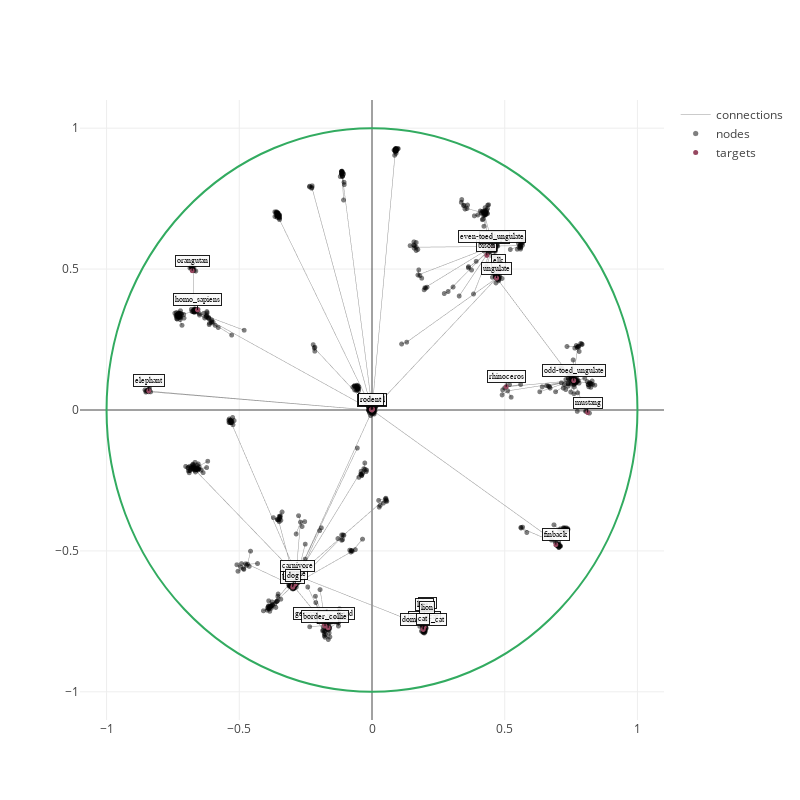

Source (notebook cell):
### Code cell
plot_embeddings(model3b.get_layer('my_embedding'), mode ='plotly', center = True)

### Figure 1 — Plotly figure (JSON) as saved in the notebook; plotly's stock layout.template omitted (floating-point values rounded to 4 significant figures; data arrays with more than 128 entries replaced by an {"elided": "..."} marker saying what was removed)
{"data": [{"line": {"color": "rgba(150, 150, 150, 50)", "width": 0.5}, "mode": "lines", "name": "connections", "type": "scattergl", "x": {"elided": "3546 float values"}, "y": {"elided": "3546 float values"}}, {"marker": {"color": "rgba(0, 0, 0, .5)", "line": {"color": "rgb(0, 0, 0, 0.8)", "width": 0.1}, "size": 5}, "mode": "markers", "name": "nodes", "text": {"elided": "1182 str values"}, "type": "scattergl", "x": {"elided": "1182 float values"}, "y": {"elided": "1182 float values"}}, {"marker": {"color": "rgba(150, 71, 96, 100)", "size": 5}, "mode": "markers", "name": "targets", "text": ["mammal", "beagle", "canine", "german_shepherd", "collie", "border_collie", "carnivore", "tiger", "tiger_cat", "domestic_cat", "squirrel", "finback", "rodent", "elk", "homo_sapiens", "orangutan", "bison", "antelope", "even-toed_ungulate", "ungulate", "elephant", "rhinoceros", "odd-toed_ungulate", "mustang", "liger", "lion", "cat", "dog"], "type": "scattergl", "x": [0, -0.2987, -0.2893, -0.1803, -0.1651, -0.177, -0.2822, 0.2079, 0.1964, 0.1932, 0.002611, 0.6927, -0.002806, 0.4773, -0.6574, -0.6771, 0.4326, 0.4599, 0.4528, 0.4694, -0.841, 0.5056, 0.7599, 0.8124, 0.197, 0.2086, 0.1926, -0.2967], "y": [0, -0.6287, -0.6171, -0.7584, -0.7729, -0.7668, -0.5879, -0.7218, -0.7696, -0.7785, 0.002904, -0.4779, 0.001492, 0.4935, 0.3553, 0.4942, 0.5488, 0.5773, 0.58, 0.4683, 0.06774, 0.0824, 0.1042, -0.008948, -0.727, -0.7379, -0.7783, -0.6234]}], "layout": {"annotations": [{"align": "center", "arrowcolor": "#000000", "arrowhead": 0, "arrowsize": 2, "arrowwidth": 1, "ax": 0, "ay": -10, "bgcolor": "rgba(250, 250, 250, 100)", "bordercolor": "rgba(6, 6, 6, 100)", "borderpad": 1, "borderwidth": 1, "font": {"color": "#000000", "family": "Courier New, monospace", "size": 8}, "opacity": 0.9, "showarrow": true, "text": "mammal", "x": 0, "xref": "x", "y": 0, "yref": "y"}, {"align": "center", "arrowcolor": "#000000", "arrowhead": 0, "arrowsize": 2, "arrowwidth": 1, "ax": 0, "ay": -10, "bgcolor": "rgba(250, 250, 250, 100)", "bordercolor": "rgba(6, 6, 6, 100)", "borderpad": 1, "borderwidth": 1, "font": {"color": "#000000", "family": "Courier New, monospace", "size": 8}, "opacity": 0.9, "showarrow": true, "text": "beagle", "x": -0.2987, "xref": "x", "y": -0.6287, "yref": "y"}, {"align": "center", "arrowcolor": "#000000", "arrowhead": 0, "arrowsize": 2, "arrowwidth": 1, "ax": 0, "ay": -10, "bgcolor": "rgba(250, 250, 250, 100)", "bordercolor": "rgba(6, 6, 6, 100)", "borderpad": 1, "borderwidth": 1, "font": {"color": "#000000", "family": "Courier New, monospace", "size": 8}, "opacity": 0.9, "showarrow": true, "text": "canine", "x": -0.2893, "xref": "x", "y": -0.6171, "yref": "y"}, {"align": "center", "arrowcolor": "#000000", "arrowhead": 0, "arrowsize": 2, "arrowwidth": 1, "ax": 0, "ay": -10, "bgcolor": "rgba(250, 250, 250, 100)", "bordercolor": "rgba(6, 6, 6, 100)", "borderpad": 1, "borderwidth": 1, "font": {"color": "#000000", "family": "Courier New, monospace", "size": 8}, "opacity": 0.9, "showarrow": true, "text": "german_shepherd", "x": -0.1803, "xref": "x", "y": -0.7584, "yref": "y"}, {"align": "center", "arrowcolor": "#000000", "arrowhead": 0, "arrowsize": 2, "arrowwidth": 1, "ax": 0, "ay": -10, "bgcolor": "rgba(250, 250, 250, 100)", "bordercolor": "rgba(6, 6, 6, 100)", "borderpad": 1, "borderwidth": 1, "font": {"color": "#000000", "family": "Courier New, monospace", "size": 8}, "opacity": 0.9, "showarrow": true, "text": "collie", "x": -0.1651, "xref": "x", "y": -0.7729, "yref": "y"}, {"align": "center", "arrowcolor": "#000000", "arrowhead": 0, "arrowsize": 2, "arrowwidth": 1, "ax": 0, "ay": -10, "bgcolor": "rgba(250, 250, 250, 100)", "bordercolor": "rgba(6, 6, 6, 100)", "borderpad": 1, "borderwidth": 1, "font": {"color": "#000000", "family": "Courier New, monospace", "size": 8}, "opacity": 0.9, "showarrow": true, "text": "border_collie", "x": -0.177, "xref": "x", "y": -0.7668, "yref": "y"}, {"align": "center", "arrowcolor": "#000000", "arrowhead": 0, "arrowsize": 2, "arrowwidth": 1, "ax": 0, "ay": -10, "bgcolor": "rgba(250, 250, 250, 100)", "bordercolor": "rgba(6, 6, 6, 100)", "borderpad": 1, "borderwidth": 1, "font": {"color": "#000000", "family": "Courier New, monospace", "size": 8}, "opacity": 0.9, "showarrow": true, "text": "carnivore", "x": -0.2822, "xref": "x", "y": -0.5879, "yref": "y"}, {"align": "center", "arrowcolor": "#000000", "arrowhead": 0, "arrowsize": 2, "arrowwidth": 1, "ax": 0, "ay": -10, "bgcolor": "rgba(250, 250, 250, 100)", "bordercolor": "rgba(6, 6, 6, 100)", "borderpad": 1, "borderwidth": 1, "font": {"color": "#000000", "family": "Courier New, monospace", "size": 8}, "opacity": 0.9, "showarrow": true, "text": "tiger", "x": 0.2079, "xref": "x", "y": -0.7218, "yref": "y"}, {"align": "center", "arrowcolor": "#000000", "arrowhead": 0, "arrowsize": 2, "arrowwidth": 1, "ax": 0, "ay": -10, "bgcolor": "rgba(250, 250, 250, 100)", "bordercolor": "rgba(6, 6, 6, 100)", "borderpad": 1, "borderwidth": 1, "font": {"color": "#000000", "family": "Courier New, monospace", "size": 8}, "opacity": 0.9, "showarrow": true, "text": "tiger_cat", "x": 0.1964, "xref": "x", "y": -0.7696, "yref": "y"}, {"align": "center", "arrowcolor": "#000000", "arrowhead": 0, "arrowsize": 2, "arrowwidth": 1, "ax": 0, "ay": -10, "bgcolor": "rgba(250, 250, 250, 100)", "bordercolor": "rgba(6, 6, 6, 100)", "borderpad": 1, "borderwidth": 1, "font": {"color": "#000000", "family": "Courier New, monospace", "size": 8}, "opacity": 0.9, "showarrow": true, "text": "domestic_cat", "x": 0.1932, "xref": "x", "y": -0.7785, "yref": "y"}, {"align": "center", "arrowcolor": "#000000", "arrowhead": 0, "arrowsize": 2, "arrowwidth": 1, "ax": 0, "ay": -10, "bgcolor": "rgba(250, 250, 250, 100)", "bordercolor": "rgba(6, 6, 6, 100)", "borderpad": 1, "borderwidth": 1, "font": {"color": "#000000", "family": "Courier New, monospace", "size": 8}, "opacity": 0.9, "showarrow": true, "text": "squirrel", "x": 0.002611, "xref": "x", "y": 0.002904, "yref": "y"}, {"align": "center", "arrowcolor": "#000000", "arrowhead": 0, "arrowsize": 2, "arrowwidth": 1, "ax": 0, "ay": -10, "bgcolor": "rgba(250, 250, 250, 100)", "bordercolor": "rgba(6, 6, 6, 100)", "borderpad": 1, "borderwidth": 1, "font": {"color": "#000000", "family": "Courier New, monospace", "size": 8}, "opacity": 0.9, "showarrow": true, "text": "finback", "x": 0.6927, "xref": "x", "y": -0.4779, "yref": "y"}, {"align": "center", "arrowcolor": "#000000", "arrowhead": 0, "arrowsize": 2, "arrowwidth": 1, "ax": 0, "ay": -10, "bgcolor": "rgba(250, 250, 250, 100)", "bordercolor": "rgba(6, 6, 6, 100)", "borderpad": 1, "borderwidth": 1, "font": {"color": "#000000", "family": "Courier New, monospace", "size": 8}, "opacity": 0.9, "showarrow": true, "text": "rodent", "x": -0.002806, "xref": "x", "y": 0.001492, "yref": "y"}, {"align": "center", "arrowcolor": "#000000", "arrowhead": 0, "arrowsize": 2, "arrowwidth": 1, "ax": 0, "ay": -10, "bgcolor": "rgba(250, 250, 250, 100)", "bordercolor": "rgba(6, 6, 6, 100)", "borderpad": 1, "borderwidth": 1, "font": {"color": "#000000", "family": "Courier New, monospace", "size": 8}, "opacity": 0.9, "showarrow": true, "text": "elk", "x": 0.4773, "xref": "x", "y": 0.4935, "yref": "y"}, {"align": "center", "arrowcolor": "#000000", "arrowhead": 0, "arrowsize": 2, "arrowwidth": 1, "ax": 0, "ay": -10, "bgcolor": "rgba(250, 250, 250, 100)", "bordercolor": "rgba(6, 6, 6, 100)", "borderpad": 1, "borderwidth": 1, "font": {"color": "#000000", "family": "Courier New, monospace", "size": 8}, "opacity": 0.9, "showarrow": true, "text": "homo_sapiens", "x": -0.6574, "xref": "x", "y": 0.3553, "yref": "y"}, {"align": "center", "arrowcolor": "#000000", "arrowhead": 0, "arrowsize": 2, "arrowwidth": 1, "ax": 0, "ay": -10, "bgcolor": "rgba(250, 250, 250, 100)", "bordercolor": "rgba(6, 6, 6, 100)", "borderpad": 1, "borderwidth": 1, "font": {"color": "#000000", "family": "Courier New, monospace", "size": 8}, "opacity": 0.9, "showarrow": true, "text": "orangutan", "x": -0.6771, "xref": "x", "y": 0.4942, "yref": "y"}, {"align": "center", "arrowcolor": "#000000", "arrowhead": 0, "arrowsize": 2, "arrowwidth": 1, "ax": 0, "ay": -10, "bgcolor": "rgba(250, 250, 250, 100)", "bordercolor": "rgba(6, 6, 6, 100)", "borderpad": 1, "borderwidth": 1, "font": {"color": "#000000", "family": "Courier New, monospace", "size": 8}, "opacity": 0.9, "showarrow": true, "text": "bison", "x": 0.4326, "xref": "x", "y": 0.5488, "yref": "y"}, {"align": "center", "arrowcolor": "#000000", "arrowhead": 0, "arrowsize": 2, "arrowwidth": 1, "ax": 0, "ay": -10, "bgcolor": "rgba(250, 250, 250, 100)", "bordercolor": "rgba(6, 6, 6, 100)", "borderpad": 1, "borderwidth": 1, "font": {"color": "#000000", "family": "Courier New, monospace", "size": 8}, "opacity": 0.9, "showarrow": true, "text": "antelope", "x": 0.4599, "xref": "x", "y": 0.5773, "yref": "y"}, {"align": "center", "arrowcolor": "#000000", "arrowhead": 0, "arrowsize": 2, "arrowwidth": 1, "ax": 0, "ay": -10, "bgcolor": "rgba(250, 250, 250, 100)", "bordercolor": "rgba(6, 6, 6, 100)", "borderpad": 1, "borderwidth": 1, "font": {"color": "#000000", "family": "Courier New, monospace", "size": 8}, "opacity": 0.9, "showarrow": true, "text": "even-toed_ungulate", "x": 0.4528, "xref": "x", "y": 0.58, "yref": "y"}, {"align": "center", "arrowcolor": "#000000", "arrowhead": 0, "arrowsize": 2, "arrowwidth": 1, "ax": 0, "ay": -10, "bgcolor": "rgba(250, 250, 250, 100)", "bordercolor": "rgba(6, 6, 6, 100)", "borderpad": 1, "borderwidth": 1, "font": {"color": "#000000", "family": "Courier New, monospace", "size": 8}, "opacity": 0.9, "showarrow": true, "text": "ungulate", "x": 0.4694, "xref": "x", "y": 0.4683, "yref": "y"}, {"align": "center", "arrowcolor": "#000000", "arrowhead": 0, "arrowsize": 2, "arrowwidth": 1, "ax": 0, "ay": -10, "bgcolor": "rgba(250, 250, 250, 100)", "bordercolor": "rgba(6, 6, 6, 100)", "borderpad": 1, "borderwidth": 1, "font": {"color": "#000000", "family": "Courier New, monospace", "size": 8}, "opacity": 0.9, "showarrow": true, "text": "elephant", "x": -0.841, "xref": "x", "y": 0.06774, "yref": "y"}, {"align": "center", "arrowcolor": "#000000", "arrowhead": 0, "arrowsize": 2, "arrowwidth": 1, "ax": 0, "ay": -10, "bgcolor": "rgba(250, 250, 250, 100)", "bordercolor": "rgba(6, 6, 6, 100)", "borderpad": 1, "borderwidth": 1, "font": {"color": "#000000", "family": "Courier New, monospace", "size": 8}, "opacity": 0.9, "showarrow": true, "text": "rhinoceros", "x": 0.5056, "xref": "x", "y": 0.0824, "yref": "y"}, {"align": "center", "arrowcolor": "#000000", "arrowhead": 0, "arrowsize": 2, "arrowwidth": 1, "ax": 0, "ay": -10, "bgcolor": "rgba(250, 250, 250, 100)", "bordercolor": "rgba(6, 6, 6, 100)", "borderpad": 1, "borderwidth": 1, "font": {"color": "#000000", "family": "Courier New, monospace", "size": 8}, "opacity": 0.9, "showarrow": true, "text": "odd-toed_ungulate", "x": 0.7599, "xref": "x", "y": 0.1042, "yref": "y"}, {"align": "center", "arrowcolor": "#000000", "arrowhead": 0, "arrowsize": 2, "arrowwidth": 1, "ax": 0, "ay": -10, "bgcolor": "rgba(250, 250, 250, 100)", "bordercolor": "rgba(6, 6, 6, 100)", "borderpad": 1, "borderwidth": 1, "font": {"color": "#000000", "family": "Courier New, monospace", "size": 8}, "opacity": 0.9, "showarrow": true, "text": "mustang", "x": 0.8124, "xref": "x", "y": -0.008948, "yref": "y"}, {"align": "center", "arrowcolor": "#000000", "arrowhead": 0, "arrowsize": 2, "arrowwidth": 1, "ax": 0, "ay": -10, "bgcolor": "rgba(250, 250, 250, 100)", "bordercolor": "rgba(6, 6, 6, 100)", "borderpad": 1, "borderwidth": 1, "font": {"color": "#000000", "family": "Courier New, monospace", "size": 8}, "opacity": 0.9, "showarrow": true, "text": "liger", "x": 0.197, "xref": "x", "y": -0.727, "yref": "y"}, {"align": "center", "arrowcolor": "#000000", "arrowhead": 0, "arrowsize": 2, "arrowwidth": 1, "ax": 0, "ay": -10, "bgcolor": "rgba(250, 250, 250, 100)", "bordercolor": "rgba(6, 6, 6, 100)", "borderpad": 1, "borderwidth": 1, "font": {"color": "#000000", "family": "Courier New, monospace", "size": 8}, "opacity": 0.9, "showarrow": true, "text": "lion", "x": 0.2086, "xref": "x", "y": -0.7379, "yref": "y"}, {"align": "center", "arrowcolor": "#000000", "arrowhead": 0, "arrowsize": 2, "arrowwidth": 1, "ax": 0, "ay": -10, "bgcolor": "rgba(250, 250, 250, 100)", "bordercolor": "rgba(6, 6, 6, 100)", "borderpad": 1, "borderwidth": 1, "font": {"color": "#000000", "family": "Courier New, monospace", "size": 8}, "opacity": 0.9, "showarrow": true, "text": "cat", "x": 0.1926, "xref": "x", "y": -0.7783, "yref": "y"}, {"align": "center", "arrowcolor": "#000000", "arrowhead": 0, "arrowsize": 2, "arrowwidth": 1, "ax": 0, "ay": -10, "bgcolor": "rgba(250, 250, 250, 100)", "bordercolor": "rgba(6, 6, 6, 100)", "borderpad": 1, "borderwidth": 1, "font": {"color": "#000000", "family": "Courier New, monospace", "size": 8}, "opacity": 0.9, "showarrow": true, "text": "dog", "x": -0.2967, "xref": "x", "y": -0.6234, "yref": "y"}], "height": 800, "shapes": [{"line": {"color": "rgba(50, 171, 96, 1)"}, "type": "circle", "x0": -1, "x1": 1, "xref": "x", "y0": -1, "y1": 1, "yref": "y"}], "width": 800, "xaxis": {"range": [-1.1, 1.1]}, "yaxis": {"range": [-1.1, 1.1]}}}
